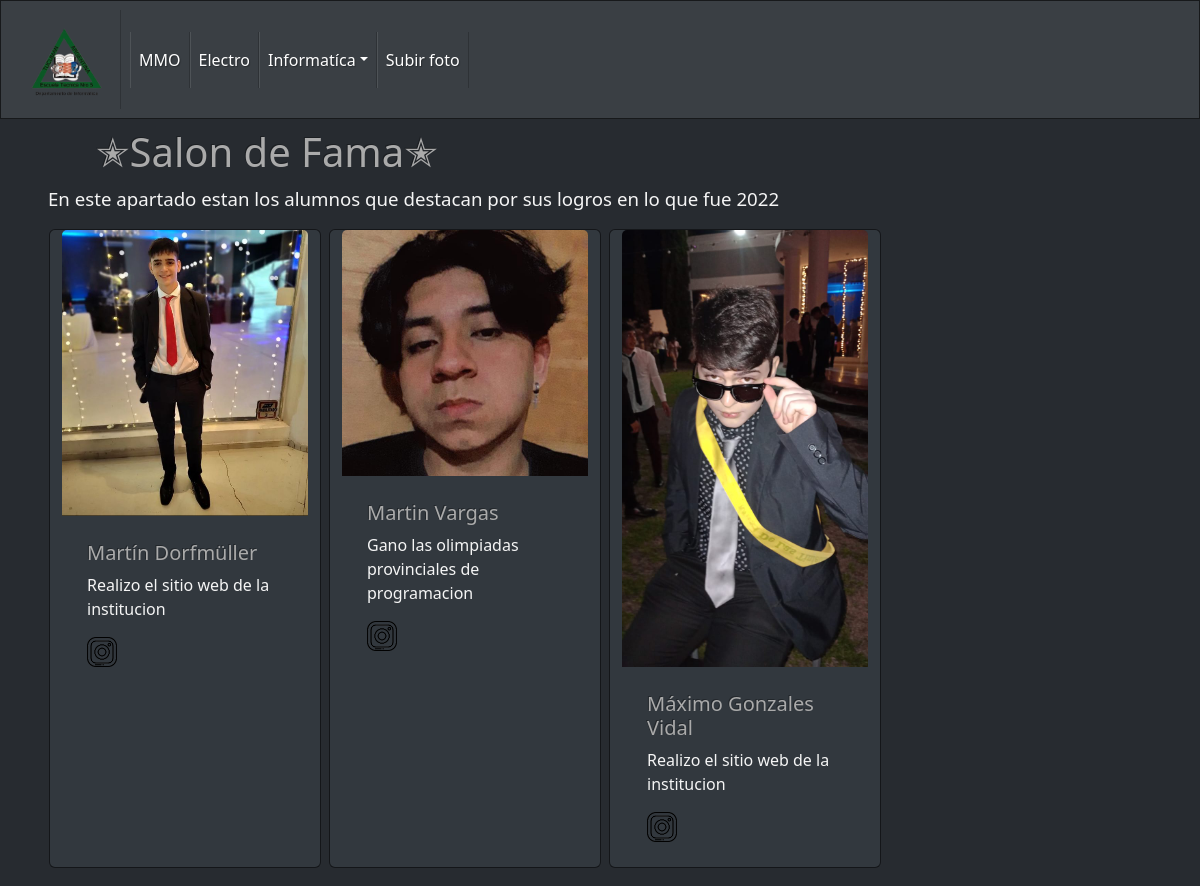
The page / on the database its author committed.
### tables this page shows
CREATE TABLE `tarjetas` (
  `curso` int NOT NULL,
  `nombre` varchar(120) NOT NULL,
  `descripcion` varchar(320) NOT NULL,
  `ig` varchar(45) DEFAULT NULL,
  `img` varchar(320) NOT NULL,
  `logro` int NOT NULL,
  `logrodes` varchar(500) DEFAULT NULL,
  PRIMARY KEY (`nombre`)
);

### index.php (the view, shortened to what this page needs)
<!DOCTYPE html>
<html lang="en">
<head>
  <link rel="stylesheet" href="bootstrap.css">
</head>
</head>
<body>
  <nav class="navbar navbar-expand-lg navbar-dark bg-primary">
    <div class="container-fluid">
      <a class="navbar-brand" href="#">
        <img src="imagenes/Logo-removebg-preview.png" height="75px" width="75px" alt="">
      </a>
      <div class="collapse navbar-collapse" id="navbarColor01">
        <ul class="navbar-nav me-auto">
          <li class="nav-item">
            <a class="nav-link active" href="tarjeta-mmo.php">MMO</a>
          </li>
          <li class="nav-item">
            <a class="nav-link active" href="tarjeta-electro.php">Electro</a>
          </li>
          <li class="nav-item dropdown">
            <a class="nav-link dropdown-toggle active" data-bs-toggle="dropdown" href="#" role="button"
              aria-haspopup="true" aria-expanded="false">Informatíca</a>
          </li>
          <li class="nav-item">
            <a class="nav-link active" href="foto.php">Subir foto </a>
          </li>
        </ul>
      </div>
  </nav>
  <div class="mx-5">
    <div class="mx-5">
      <h1> ✭Salon de Fama✭</h1>
    </div>
  </div>
  <div class="mx-5">
    <p style="font-size:14pt ;">En este apartado estan los alumnos que destacan por sus logros en lo que fue 2022</p>
  </div>
  <div class="mx-5">
  <div class="flex">
    <div class="row">
    <?php
      include 'cnx.php';
      $consulta = mysqli_query($mysqli,"SELECT * FROM basedt.tarjetas where logro= 1 " );
      while ($tarjeta= mysqli_fetch_array($consulta)){
        echo '<div class="card mx-1" style="width: 17rem;">';
        echo '<img class="card-img-top" src="'. $tarjeta['img'] .'" alt="Card image cap">';
        echo '<div class="card-body">';
        echo '<h5 class="card-title">'. $tarjeta['nombre'].'</h5>';
        echo '<p class="card-text">' . $tarjeta['logrodes'] . '</p>';
        $ins = 'https://www.instagram.com/' . $tarjeta['ig'] .'/';
        echo '<a href="'.$ins.'" target="_blank" >';
        echo '<img src="imagenes/descarga.png"  withd="30px" height="30px"alt="">';
        echo '</a>';
        echo '</div>';
        echo '</div>';
        }
    ?>
  </div>
</div>
</div>
</body>
</html>

### rows shown on the page
tarjetas: img (picture), nombre "Martín Dorfmüller", logrodes "Realizo el sitio web de la institucion"
tarjetas: img (picture), nombre "Martin Vargas", logrodes "Gano las olimpiadas provinciales de programacion"
tarjetas: img (picture), nombre "Máximo Gonzales Vidal", logrodes "Realizo el sitio web de la institucion"
